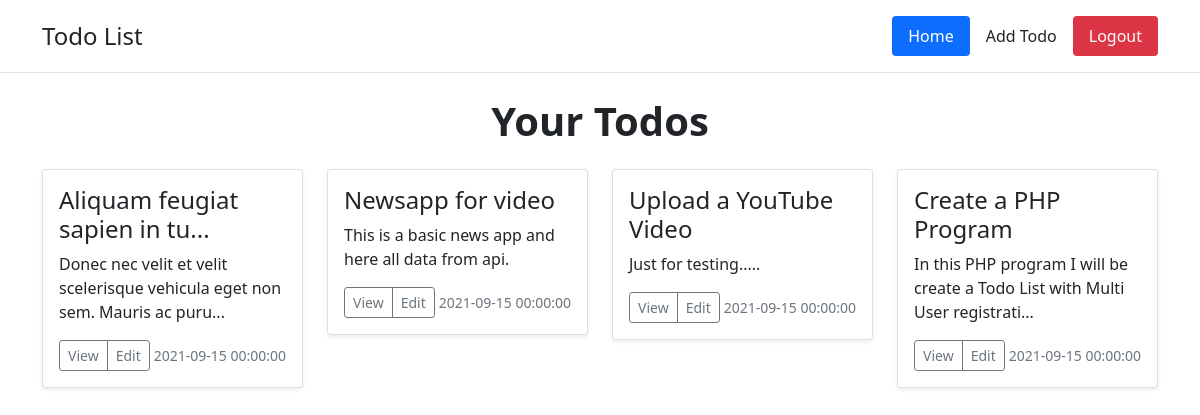
Page /todos.php (signed in) on the committed database.
### tables this page shows
CREATE TABLE `todos` (
  `id` int(11) NOT NULL,
  `title` varchar(50) NOT NULL,
  `description` text NOT NULL,
  `date` datetime NOT NULL DEFAULT CURRENT_TIMESTAMP,
  `user_id` int(11) NOT NULL
);

### config.php (the view, shortened to what this page needs)
<?php
function getHead()
{
    $pageTitle = dynamicTitle();
    $output = '
    <meta charset="utf-8">
    <meta name="viewport" content="width=device-width, initial-scale=1">
    <link href="https://cdn.jsdelivr.net/npm/bootstrap@5.1.0/dist/css/bootstrap.min.css" rel="stylesheet">
    <title>'. $pageTitle .'</title>';
    echo $output;
}
function getHeader()
{
    $output = '<header class="py-3 mb-4 border-bottom bg-white">
        <div class="d-flex flex-wrap justify-content-center container">
            <a href="todos.php" class="d-flex align-items-center mb-3 mb-md-0 me-md-auto text-dark text-decoration-none">
                <span class="fs-4">Todo List</span>
            </a>
            <ul class="nav nav-pills">
                <li class="nav-item"><a href="todos.php" class="nav-link active" aria-current="page">Home</a></li>
                <li class="nav-item"><a href="add-todo.php" class="nav-link text-dark">Add Todo</a></li>
                <li class="nav-item"><a href="logout.php" class="nav-link bg-danger text-white">Logout</a></li>
            </ul>
        </div>
    </header>';
    echo $output;
}
function textLimit($string, $limit)
{
    if (strlen($string) > $limit) {
        return substr($string, 0, $limit) . "...";
    } else {
        return $string;
    }
}
function getTodo($todo)
{
    $output = '<div class="card shadow-sm">
        <div class="card-body">
            <h4 class="card-title">'. textLimit($todo['title'], 28) .'</h4>
            <p class="card-text">'. textLimit($todo['description'], 75) .'</p>
            <div class="d-flex justify-content-between align-items-center">
                <div class="btn-group">
                    <a href="view-todo.php?id='. $todo['id'] .'" class="btn btn-sm btn-outline-secondary">View</a>
                    <a href="edit-todo.php?id='. $todo['id'] .'" class="btn btn-sm btn-outline-secondary">Edit</a>
                </div>
                <small class="text-muted">'. $todo['date'] .'</small>
            </div>
        </div>
    </div>';
    echo $output;
}
function dynamicTitle()
{
    $filename = basename($_SERVER["PHP_SELF"]);
    $pageTitle = "";
    switch ($filename) {
        case 'todos.php':
            $pageTitle = "Todo List";
            break;
    }
    return $pageTitle;
}

### todos.php (shortened to what this page needs)
<?php
include "includes/config.php";
?>
<!doctype html>
<html lang="en">
<head>
    <?php getHead(); ?>
</head>
<body>
    <?php getHeader(); ?>
    <div class="container">
        <h1 class="mb-4 text-center fw-bold">Your Todos</h1>
        <div class="row">
            <?php
            $sql = "SELECT id FROM users WHERE email='{$_SESSION["user_email"]}'";
            $res = mysqli_query($conn, $sql);
            $count = mysqli_num_rows($res);
            if ($count > 0) {
                $row = mysqli_fetch_assoc($res);
                $user_id = $row["id"];
            } else {
                $user_id = 0;
            }
            $sql1 = "SELECT * FROM todos WHERE user_id='{$user_id}' ORDER BY id DESC";
            $res1 = mysqli_query($conn, $sql1);
            if (mysqli_num_rows($res1) > 0) {
                foreach ($res1 as $todo) {
            ?>
            <div class="col-lg-3 col-md-6 mb-4">
                <?php getTodo($todo); ?>
            </div>
            <?php } } else { echo "<h1 class='text-danger text-center fw-bold'>Todos are not available!</h1>"; } ?>
        </div>
    </div>
</body>
</html>

### rows in the picture
todos: title "Aliquam feugiat sapien in tu...", description "Donec nec velit et velit scelerisque vehicula eget non sem. Mauris ac puru...", date "2021-09-15 00:00:00"
todos: title "Newsapp for video", description "This is a basic news app and here all data from api.", date "2021-09-15 00:00:00"
todos: title "Upload a YouTube Video", description "Just for testing.....", date "2021-09-15 00:00:00"
todos: title "Create a PHP Program", description "In this PHP program I will be create a Todo List with Multi User registrati...", date "2021-09-15 00:00:00"
